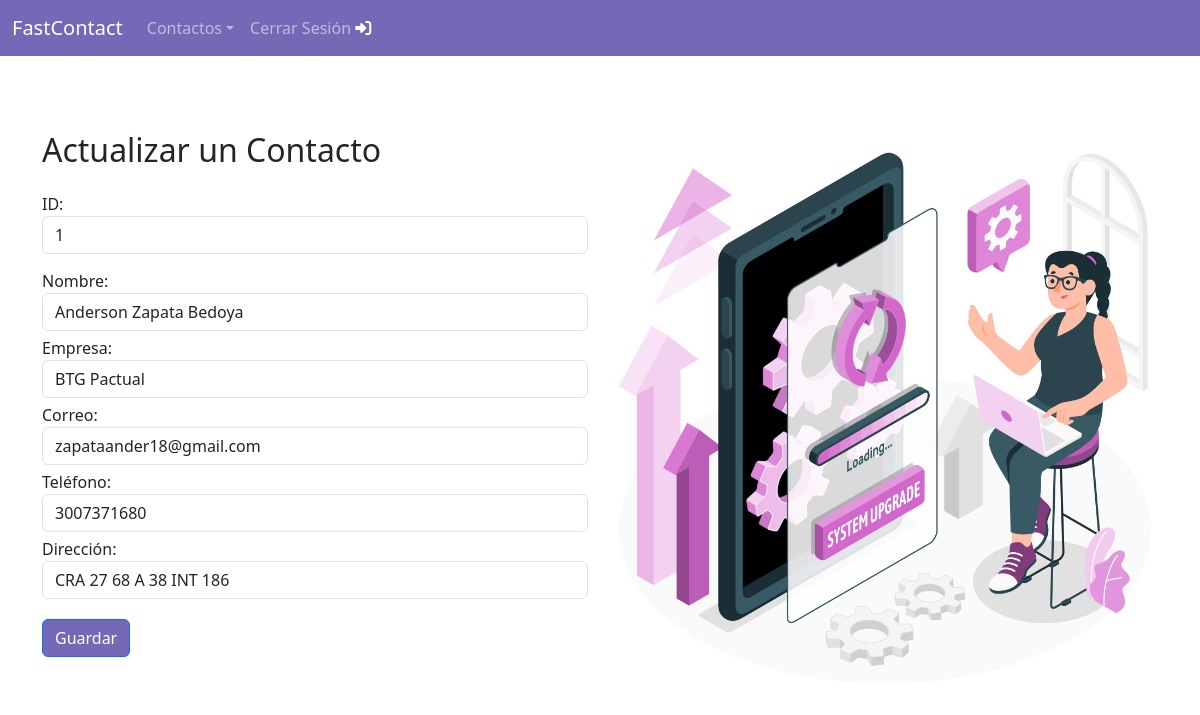
The page /form-actualizar/1 (signed in) on the database its author committed.
### contactos/models.py (models this page shows)
class Contactos(models.Model):
    id = models.AutoField(primary_key=True)
    nombre = models.CharField(max_length=30, null=False)
    empresa = models.CharField(max_length=30, null=False)
    correo = models.CharField(max_length=50, null=False)
    telefono = models.CharField(max_length=15, null=False)
    direccion = models.CharField(max_length=60, null=True)
    titulo_nota = models.CharField(max_length=60, null=True, default='Sin titulo...')
    notas = models.TextField(null=True)

### contactos/views.py (the view)
# urls.py: path('form-actualizar/<id>', views.form_update, name='form-actualizar'),
@login_required
def form_update(request, id):
    resultado = Contactos.objects.get(id=id)
    return render(request, "update.html", {"resultados": resultado})

### contactos/templates/update.html (shortened to what this page needs)
{% extends "layouts/base.html" %}
{% block content %}
<div class="container">
  <div class="row">
    <div class="col-md-6">
      <div class="form-content">
        <div class="form-container" style="padding-top: 25px;">
          <h2>Actualizar un Contacto</h2>
          <form action="{% url 'update' %}" method="POST">
            <div class="form-group" style="padding-top: 15px;">
              <label for="txtId">ID:</label>
              <input type="text" id="txtId" name="txtId" class="form-control"
                     value="{{resultados.id}}" readonly required>
            </div>
            <div class="form-group" style="padding-top: 15px;">
              <label for="txtNombre">Nombre:</label>
              <input type="text" id="txtNombre" name="txtNombre" class="form-control"
                     value="{{resultados.nombre}}" required>
            </div>
            <div class="form-group" style="padding-top: 5px;">
              <label for="txtEmpresa">Empresa:</label>
              <input type="text" id="txtEmpresa" name="txtEmpresa" class="form-control"
                     value="{{resultados.empresa}}" required>
            </div>
            <div class="form-group" style="padding-top: 5px;">
              <label for="txtCorreo">Correo:</label>
              <input type="text" id="txtCorreo" name="txtCorreo" class="form-control"
                     value="{{resultados.correo}}" required>
            </div>
            <div class="form-group" style="padding-top: 5px;">
              <label for="txtTelefono">Teléfono:</label>
              <input type="text" id="txtTelefono" name="txtTelefono" class="form-control"
                     value="{{resultados.telefono}}" required>
            </div>
            <div class="form-group" style="padding-top: 5px;">
              <label for="txtDireccion">Dirección:</label>
              <input type="text" id="txtDireccion" name="txtDireccion" class="form-control"
                     value="{{resultados.direccion}}" required>
            </div>
            <div class="form-group" style="padding-top: 20px;">
              <button type="submit" class="btn btn-primary" style="background-color: #7469B6;">
                Guardar
              </button>
            </div>
          </form>
        </div>
      </div>
    </div>
    <div class="col-md-6" style="padding-top: 35px;">
      <img src="/static/img/actualizar.jpg" class="img-fluid" alt="">
    </div>
  </div>
</div>
{% endblock %}

### static/css/style.css (style rules this page uses)
.btn-primary { background-color: #007bff; border-color: #007bff; }
.container { margin-top: 50px; }

### rows shown on the page
Contactos: txtId "1", txtNombre "Anderson Zapata Bedoya", txtEmpresa "BTG Pactual", txtCorreo "zapataander18@gmail.com", txtTelefono "3007371680", txtDireccion "CRA 27 68 A 38 INT 186"
